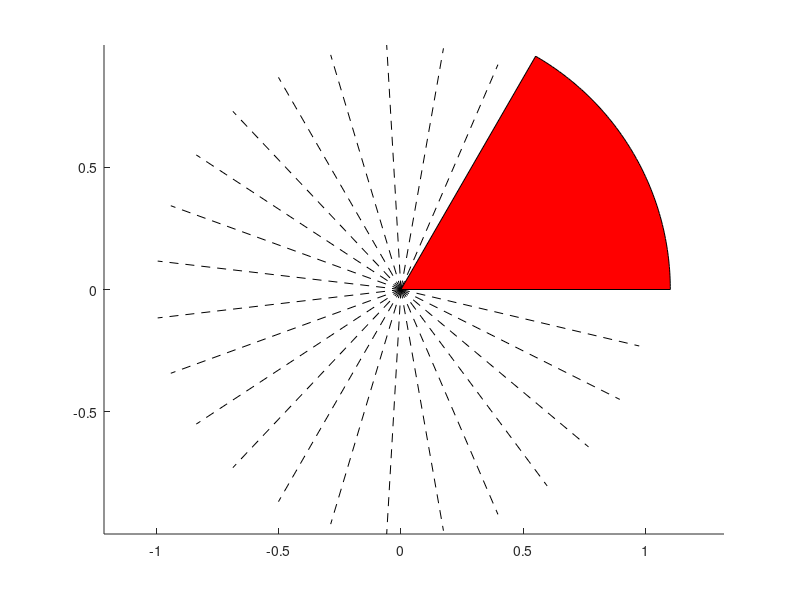

Recreate this plot in MATLAB. (Note: this script raises an error after producing the figure.)
%% Intro
% Calculating distribution factor, pitch factor and winding factor for a
% 22-pole, 27-slot, 3-phase machine
% Author: Baris Kuseyri<baris.kuseyri@metu.edu.tr>
% version 1.0 | 23/03/2020

%% Initialization

clc
clear all

%% Machine Parameters

m=3;    %phase number
Q=27;   %number of slots
pp=11;  %number of pole-pairs


%% Machine Variables

q=Q/(2*pp*m);    %number of slots per pole per phase
ps=360/(Q/pp);   %phase shift between coils

am=2*pi/27;      %slot pitch (mechanical)
ae=pp*2*pi/27;      %slot pitch (electrical)


for i=0:26
    V(1:2,(i+1))=[cos(ae*i) sin(ae*i)];
end


hold on

for i = 0:26
    x = [0 cos(ae*i)];
    y = [0 sin(ae*i)];
    line(x,y,'Color','k','LineStyle','--')
end

% r = 1;
% t = linspace(0,2*pi/6,60);
% xunit = r * cos(t);
% yunit = r * sin(t);
% h = fill(xunit, yunit);
axis equal


for i = 1:6
    t = linspace((i-1)*(2*pi/6), i*(2*pi/6));
    sector = patch([0 1.1*cos(t) 0], [0 1.1*sin(t) 0], 'r');
    edgea = sector.EdgeAlpha;
    facea = sector.FaceAlpha;
    sector.EdgeAlpha = 0.0;
    sector.FaceAlpha = 0.2;
end



dim = [.8 .45 .1 .1];
str = '1';
annotation('textbox',dim,'String',str)





